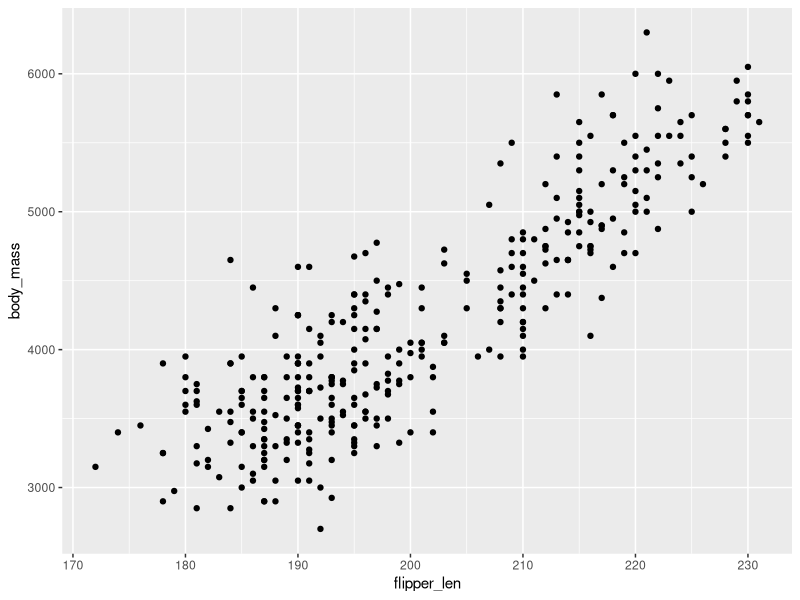
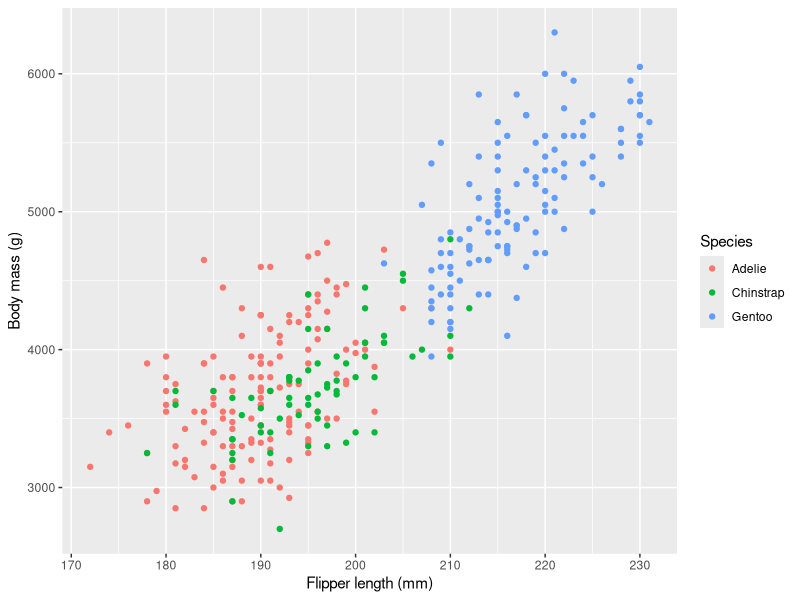
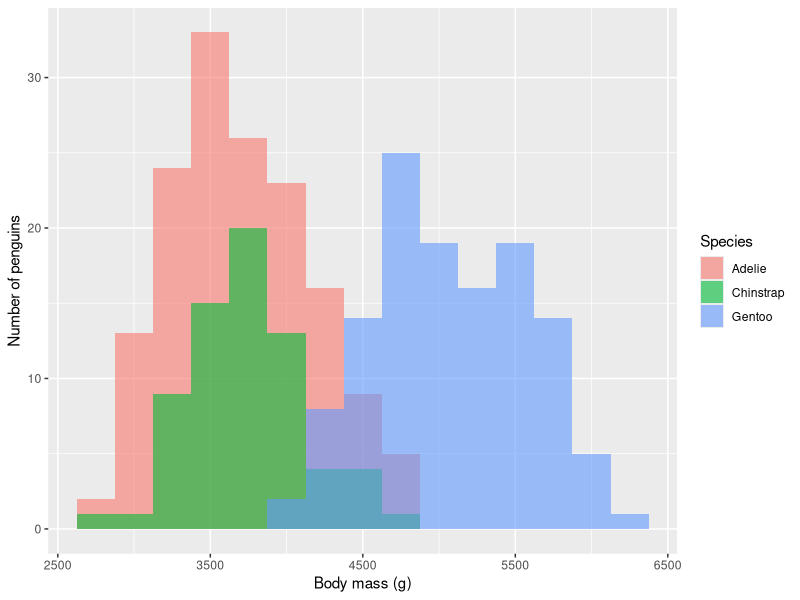
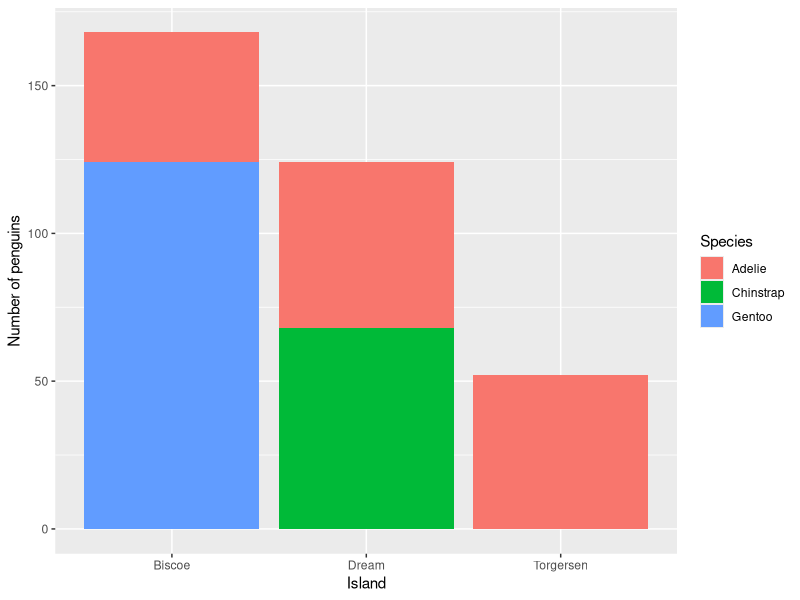

Here is the R script that generated these plots, in order:
## ---- chunk 1
#| message: false
library(tidyverse)
## ---- chunk 2
penguins <- as_tibble(penguins)
penguins
## ---- chunk 3
select(penguins, species, bill_len, body_mass)
## ---- chunk 4
select(penguins, starts_with("bill"))
## ---- chunk 5
filter(penguins, flipper_len > 190)
## ---- chunk 6
filter(penguins, flipper_len > 190 & species == "Chinstrap")
## ---- chunk 7
mutate(penguins, body_mass_kg = body_mass / 1000)
## ---- chunk 8
penguins_1 <- mutate(penguins, body_mass_kg = body_mass / 1000)
penguins_2 <- filter(penguins_1, flipper_len > 190)
penguins_3 <- select(penguins_2, species, flipper_len, body_mass_kg)
## ---- chunk 9
penguins_nested <- select(
  filter(mutate(penguins, body_mass_kg = body_mass / 1000), flipper_len > 190),
  species, flipper_len, body_mass_kg
)
## ---- chunk 10
penguins |>
  mutate(body_mass_kg = body_mass / 1000) |>
  filter(flipper_len > 190) |>
  select(species, flipper_len, body_mass_kg)
## ---- chunk 11
penguins |>
  group_by(species) |>
  summarize(avg_body_mass = mean(body_mass, na.rm = TRUE))
## ---- chunk 12
penguins |>
  summarize(n = n(), missing_body_mass = sum(is.na(body_mass)))
## ---- chunk 13
penguins |>
  count(species, island)
## ---- chunk 14
#| warning: false
ggplot(penguins, aes(x = flipper_len, y = body_mass)) +
  geom_point()
## ---- chunk 15
#| warning: false
ggplot(penguins, aes(x = flipper_len, y = body_mass, colour = species)) +
  geom_point() +
  labs(
    x = "Flipper length (mm)",
    y = "Body mass (g)",
    colour = "Species"
  )
## ---- chunk 16
#| warning: false
ggplot(penguins, aes(x = body_mass, fill = species)) +
  geom_histogram(binwidth = 250, alpha = 0.6, position = "identity") +
  labs(x = "Body mass (g)", y = "Number of penguins", fill = "Species")
## ---- chunk 17
ggplot(penguins, aes(x = island, fill = species)) +
  geom_bar() +
  labs(x = "Island", y = "Number of penguins", fill = "Species")
